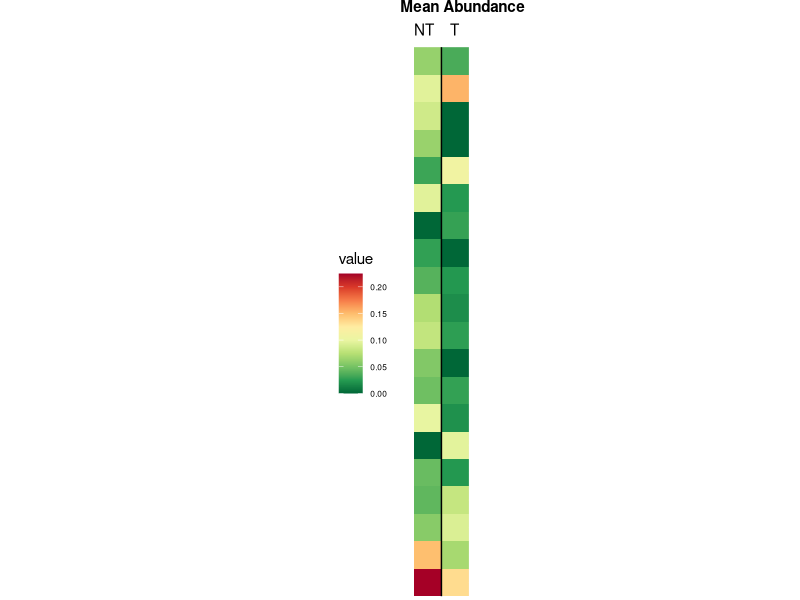
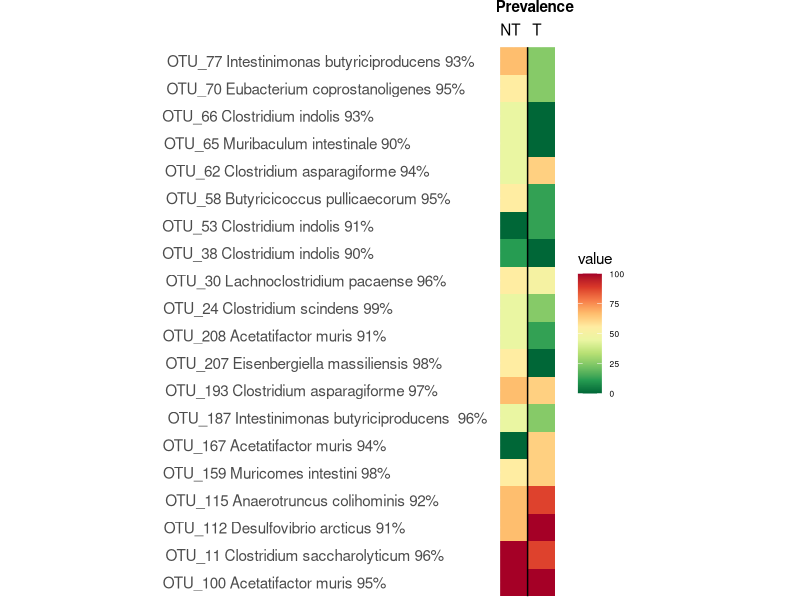

These figures' R source, in order:
# function to check if requirede packages are installed and if not install missing packages 
packages <- c("tidyverse", "RColorBrewer", "reshape2", "gtools")

InsPack <- function(pack)
{
  if ((pack %in% installed.packages()) == FALSE) {
    install.packages(pack,repos ="http://cloud.r-project.org/")
  } 
}


lapply(packages, InsPack)


lib <- lapply(packages, require, character.only = TRUE)

flag <- all(as.logical(lib))


if(!flag) { stop("
    It was not possible to install all required R libraries properly.
                 Please check the installation of all required libraries manually.\n
                 Required libaries: tidyverse, rcolorbrewer, reshape2, gtools")
}
#####################################################################################################################  
  # arcsine transform function 
  asinTransform <- function(p) { asin(sqrt(p/100)) }
  
  
  
  # read input 
  df_mean <- read.csv("mean_12cc.csv", header = TRUE, check.names = FALSE)
  df_prev <- read.csv("prev_12wkcc.csv", header = TRUE, check.names = FALSE)
  
  # 0 values below threshold of 0.025 
  minval <- 0.025
  df_mean[df_mean<minval]=0
  
  
  # melt abundance df, apply arcsine transform and 0 NA 
  df_mean_melt <- melt(df_mean)
  df_mean_melt[3] <- lapply(df_mean_melt[3], asinTransform)
  df_mean_melt[is.na(df_mean_melt)]<- 0
  
  # melt prevalence df 
  prev_melt <- melt(df_prev)
  
  
  # set colour palette 
  hm.palette <- colorRampPalette(rev(brewer.pal(11,"RdYlGn")), space='Lab')
  
  
  # plot abundance heatmap 
  p_abundance <- ggplot(df_mean_melt, aes(x = variable , y = OTU, fill = value)) + geom_tile() + coord_fixed(expand = FALSE) +
    scale_fill_gradientn(colours = hm.palette(10)) + theme(legend.position = "left",legend.text = element_text(size = 6)) +
    theme(axis.text = element_blank()) + 
          ylab(NULL) + xlab(NULL) + 
          geom_vline(xintercept = 1.5, color = "black")
  print(p_abundance + labs(title= "Mean Abundance", subtitle = "NT    T")  + 
        theme(plot.title = element_text(hjust = 0.2, size = 11, face = "bold"), 
              plot.subtitle = element_text(size = 11), 
              plot.margin = unit(c(0,0,0,0), "cm"),
              axis.ticks = element_blank()))  
  
  
 # plot prevalence heatmap  
  p_prev <- ggplot(prev_melt, aes(x = variable , y = OTU, fill = value)) + geom_tile() + coord_fixed(expand = FALSE) + 
    scale_fill_gradientn(colours = hm.palette(10)) +  theme(legend.position = "right", legend.text = element_text(size = 6)) + 
    theme(axis.text.y =element_text(size = 11, hjust = -0.05 ), axis.text.x = element_blank()) +  
    xlab(NULL) + ylab(NULL) + geom_vline(xintercept = 1.5, color = "black")
  print(p_prev + labs(title = "Prevalence", subtitle ="NT   T") + 
        theme(plot.title = element_text(hjust = 0.2, size = 11, face = "bold"),
              plot.subtitle = element_text(size = 11),
              plot.margin = unit(c(0,0,0,0), "cm"), 
              axis.ticks = element_blank()))
  

